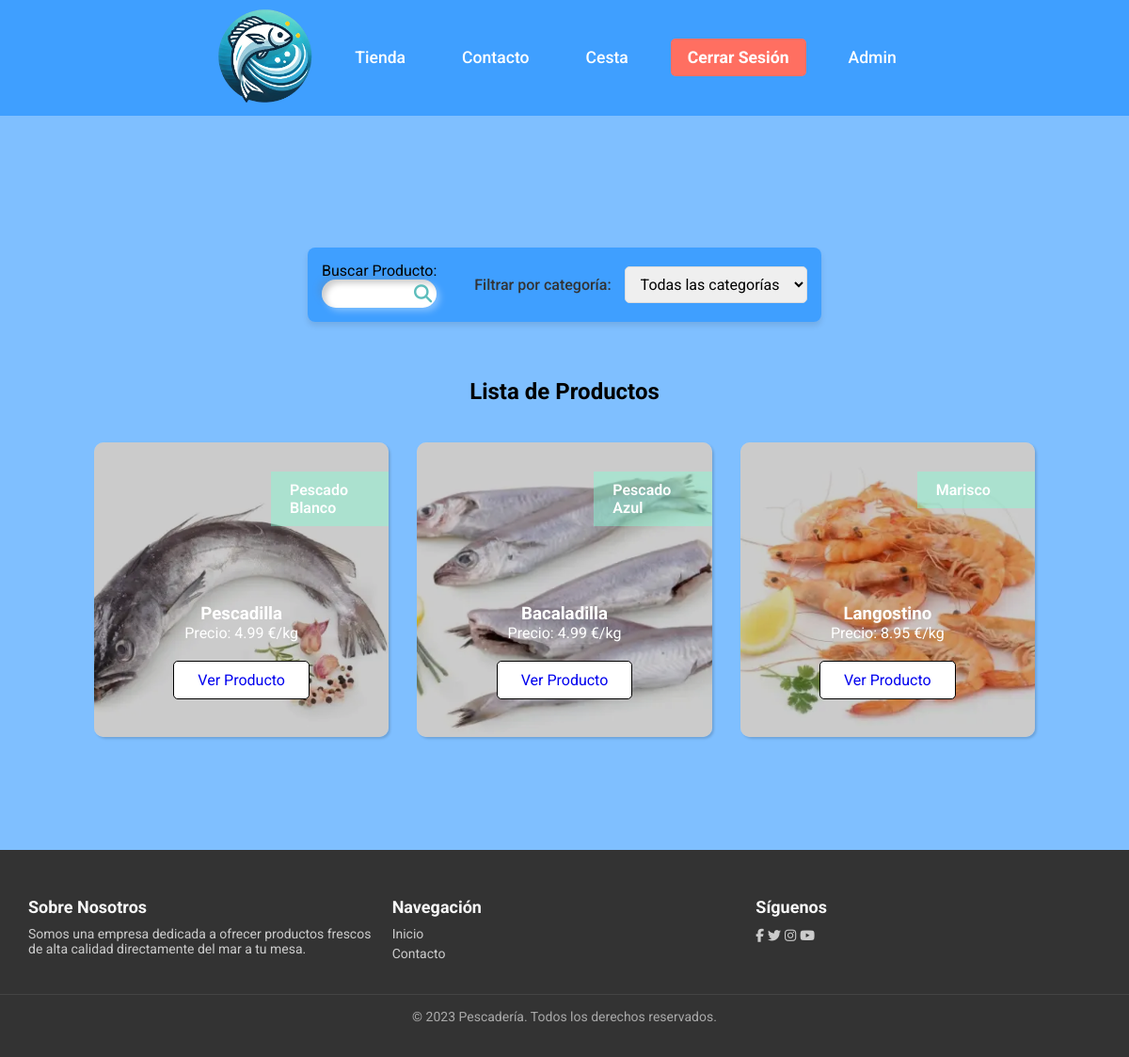
The app's page / (signed in), older data.
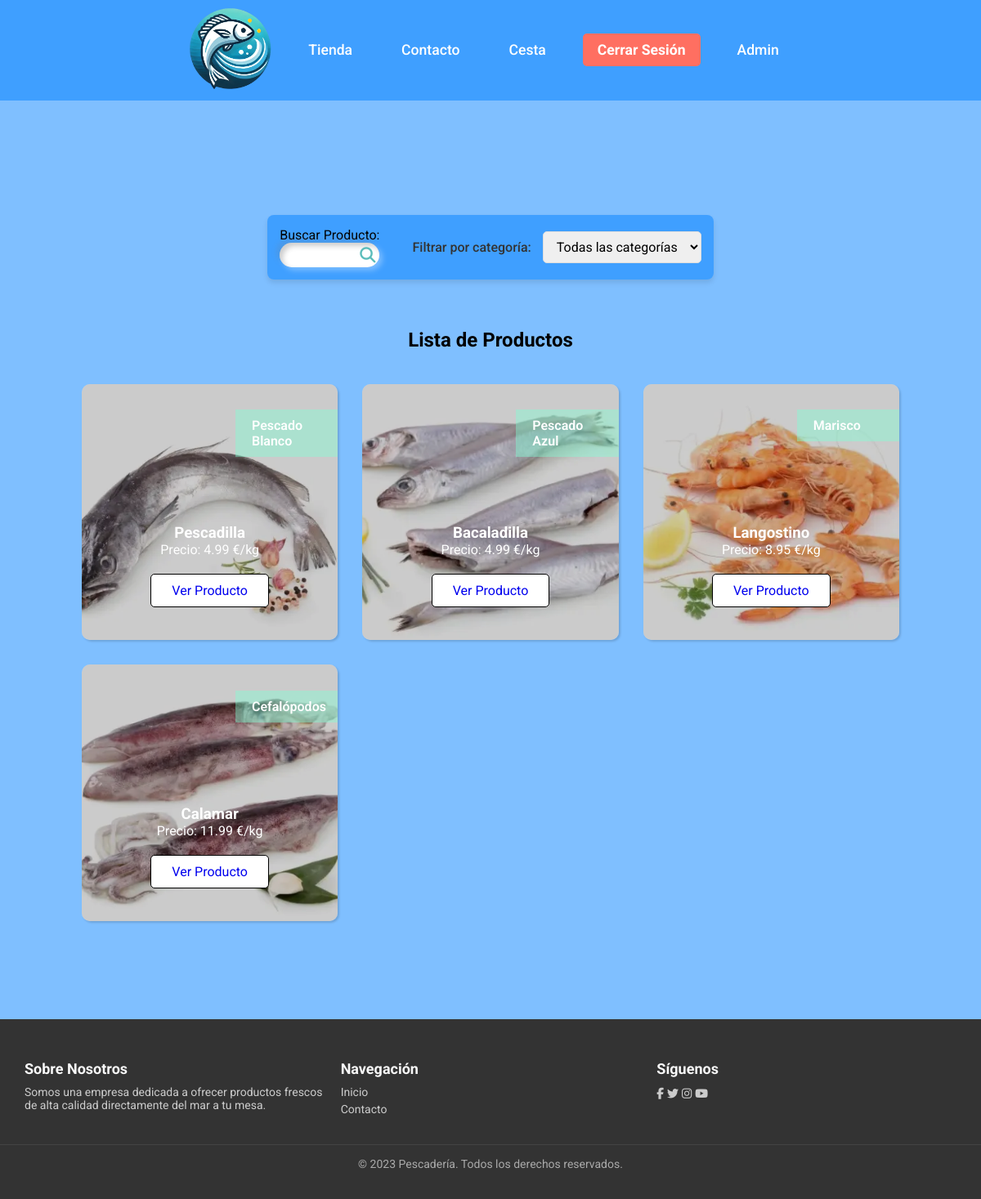
The same page, newer data.
### tables this page shows
CREATE TABLE `productos` (
  `id` int(11) NOT NULL,
  `nombre` varchar(255) NOT NULL,
  `descripcion` text DEFAULT NULL,
  `precio_kg` decimal(10,2) NOT NULL,
  `stock` int(11) DEFAULT 0,
  `imagen` varchar(255) DEFAULT 'imagen_default.png',
  `id_categoria` int(11) DEFAULT NULL
);

CREATE TABLE `categorias` (
  `id` int(11) NOT NULL,
  `nombre` varchar(255) NOT NULL
);

### index.php (the view, shortened to what this page needs)
<?php
include ('includes/header.php');
?>
    <main>
        <section class="main_products">
            <?php
                $sql = "SELECT productos.nombre, productos.id, productos.precio_kg, productos.imagen, categorias.nombre AS category_name FROM productos JOIN categorias ON productos.id_categoria = categorias.id";
                $result = mysqli_query($conexion, $sql);
            ?>
<div class="filters_container" data-aos="zoom-in" data-aos-duration="500">
        <div class="search_bar_container">
            <form action="search.php" method="GET">
            <label for="category">Buscar Producto:</label>
                <div class="search-container">
                <input type="text" name="search" placeholder="Search..." class="search-input">
                <button type="submit" class="search-btn">
                    <i class="fas fa-search"></i>
                </button>
                </div>
            </form>
        </div>
        <div class="category_selector_container">
            <form action="" method="GET">
                <label for="category">Filtrar por categoría:</label>
                <select name="category_name" id="category_name" onchange="this.form.submit()">
                    <option value="">Todas las categorías</option>
                </select>
            </form>
        </div>
</div>
        <h1>Lista de Productos</h1>
        <div class="products_wrapper">
            <?php
             while ($row = mysqli_fetch_assoc($result)):?>
                <div class="product">
                    <div class="product_tag">
                        <p><?= $row['category_name'] ?></p>
                    </div>
                    <h3><?= $row['nombre'] ?></h3>
                    <img src="assets/images/<?= $row['imagen'] ?>" alt="">
                    <p>Precio: <?= $row['precio_kg'] ?> €/kg</p>
                    <button class="product_grip_button">
                        <a href="producto.php?id=<?= $row['id'] ?>">Ver Producto</a>
                    </button>
                </div>
            <?php endwhile?>
            </div>
        </section>
    </main>
<?php
include ('includes/footer.php');
?>

Row changes from the older to the newer data that the page shows:
added productos: id_categoria.nombre "Cefalópodos", nombre "Calamar", imagen (picture), precio_kg "11.99"
